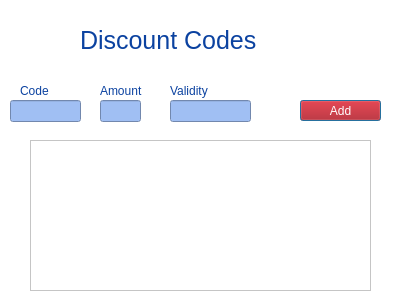
<?xml version="1.0" encoding="UTF-8"?>
<ui version="4.0">
 <class>DiscountCode</class>
 <widget class="QDialog" name="DiscountCode">
  <property name="geometry">
   <rect>
    <x>0</x>
    <y>0</y>
    <width>400</width>
    <height>300</height>
   </rect>
  </property>
  <property name="windowTitle">
   <string>Dialog</string>
  </property>
  <property name="styleSheet">
   <string notr="true">background-color: rgb(255, 255, 255);</string>
  </property>
  <widget class="QLabel" name="label_3">
   <property name="geometry">
    <rect>
     <x>0</x>
     <y>10</y>
     <width>71</width>
     <height>61</height>
    </rect>
   </property>
   <property name="text">
    <string/>
   </property>
   <property name="pixmap">
    <pixmap>C:/Users/Asus/Downloads/Untitled-2.png</pixmap>
   </property>
   <property name="scaledContents">
    <bool>true</bool>
   </property>
  </widget>
  <widget class="QLabel" name="label_2">
   <property name="geometry">
    <rect>
     <x>20</x>
     <y>80</y>
     <width>71</width>
     <height>21</height>
    </rect>
   </property>
   <property name="font">
    <font>
     <family>Segoe UI</family>
     <pointsize>9</pointsize>
     <italic>false</italic>
     <bold>false</bold>
    </font>
   </property>
   <property name="styleSheet">
    <string notr="true">color: rgb(11, 66, 160);
font: 9pt &quot;Segoe UI&quot;;</string>
   </property>
   <property name="text">
    <string>Code</string>
   </property>
  </widget>
  <widget class="QLineEdit" name="lineEdit">
   <property name="geometry">
    <rect>
     <x>10</x>
     <y>100</y>
     <width>71</width>
     <height>22</height>
    </rect>
   </property>
   <property name="styleSheet">
    <string notr="true">background-color: rgb(160,191,243);</string>
   </property>
  </widget>
  <widget class="QLabel" name="label">
   <property name="geometry">
    <rect>
     <x>80</x>
     <y>20</y>
     <width>201</width>
     <height>41</height>
    </rect>
   </property>
   <property name="font">
    <font>
     <family>Segoe UI</family>
     <pointsize>19</pointsize>
     <italic>false</italic>
     <bold>false</bold>
    </font>
   </property>
   <property name="styleSheet">
    <string notr="true">color: rgb(11, 66, 160);
font: 19pt &quot;Segoe UI&quot;;</string>
   </property>
   <property name="text">
    <string>Discount Codes</string>
   </property>
  </widget>
  <widget class="QPushButton" name="pushButton">
   <property name="geometry">
    <rect>
     <x>300</x>
     <y>100</y>
     <width>81</width>
     <height>21</height>
    </rect>
   </property>
   <property name="cursor">
    <cursorShape>PointingHandCursor</cursorShape>
   </property>
   <property name="styleSheet">
    <string notr="true">color: rgb(255, 255, 255);
background-color: rgb(177, 0, 3);

font: 900 9pt &quot;Segoe UI Black&quot;;</string>
   </property>
   <property name="text">
    <string>Add</string>
   </property>
  </widget>
  <widget class="QLabel" name="label_4">
   <property name="geometry">
    <rect>
     <x>100</x>
     <y>80</y>
     <width>71</width>
     <height>21</height>
    </rect>
   </property>
   <property name="font">
    <font>
     <family>Segoe UI</family>
     <pointsize>9</pointsize>
     <italic>false</italic>
     <bold>false</bold>
    </font>
   </property>
   <property name="styleSheet">
    <string notr="true">color: rgb(11, 66, 160);
font: 9pt &quot;Segoe UI&quot;;</string>
   </property>
   <property name="text">
    <string>Amount</string>
   </property>
  </widget>
  <widget class="QLineEdit" name="lineEdit_2">
   <property name="geometry">
    <rect>
     <x>100</x>
     <y>100</y>
     <width>41</width>
     <height>22</height>
    </rect>
   </property>
   <property name="styleSheet">
    <string notr="true">background-color: rgb(160,191,243);</string>
   </property>
  </widget>
  <widget class="QLabel" name="label_5">
   <property name="geometry">
    <rect>
     <x>170</x>
     <y>80</y>
     <width>51</width>
     <height>21</height>
    </rect>
   </property>
   <property name="font">
    <font>
     <family>Segoe UI</family>
     <pointsize>9</pointsize>
     <italic>false</italic>
     <bold>false</bold>
    </font>
   </property>
   <property name="styleSheet">
    <string notr="true">color: rgb(11, 66, 160);
font: 9pt &quot;Segoe UI&quot;;</string>
   </property>
   <property name="text">
    <string>Validity</string>
   </property>
  </widget>
  <widget class="QLineEdit" name="lineEdit_3">
   <property name="geometry">
    <rect>
     <x>170</x>
     <y>100</y>
     <width>81</width>
     <height>22</height>
    </rect>
   </property>
   <property name="styleSheet">
    <string notr="true">background-color: rgb(160,191,243);</string>
   </property>
  </widget>
  <widget class="QTableView" name="tableView">
   <property name="geometry">
    <rect>
     <x>30</x>
     <y>140</y>
     <width>341</width>
     <height>151</height>
    </rect>
   </property>
  </widget>
 </widget>
 <resources/>
 <connections/>
</ui>
